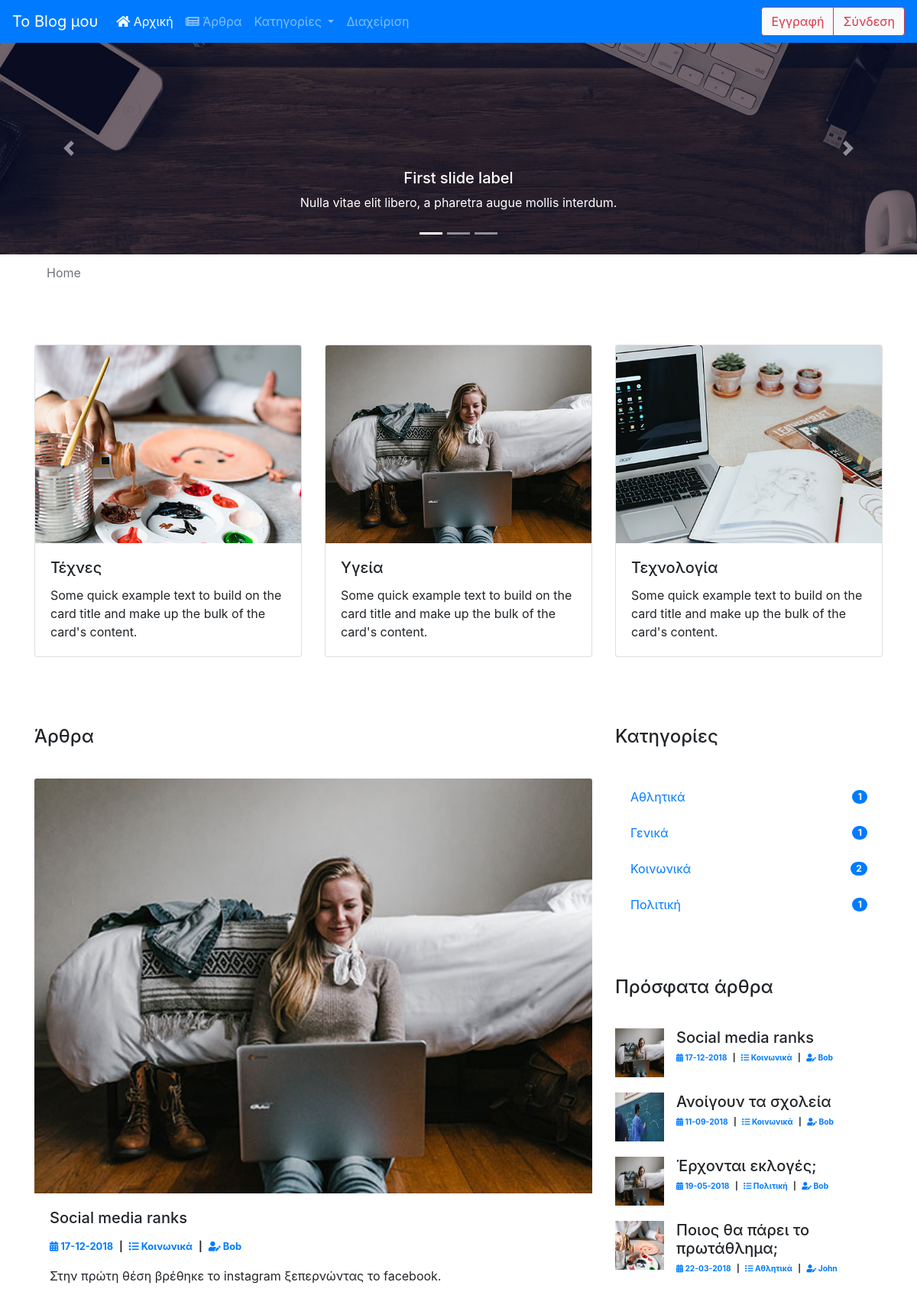
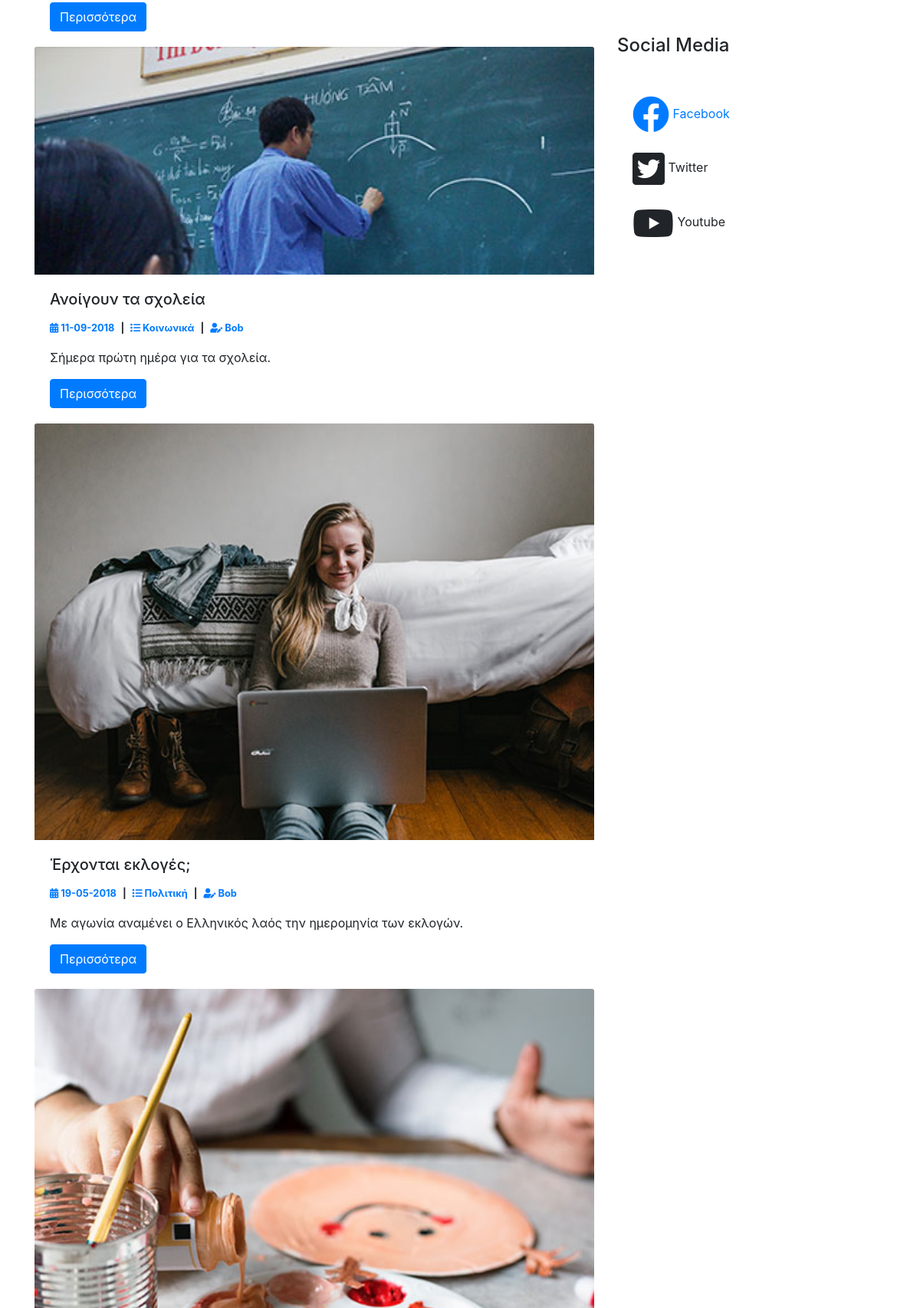
The page / (upper part) on the database its author committed (2 pictures, top to bottom).
### tables this page shows
CREATE TABLE `articles` (
  `article_id` int(10) NOT NULL,
  `title` varchar(255) NOT NULL,
  `content` text NOT NULL,
  `image` varchar(255) NOT NULL DEFAULT 'eikona.jpg',
  `created_date` date NOT NULL,
  `owner_id` int(10) NOT NULL,
  `cat_id` int(10) NOT NULL,
  `published` char(1) NOT NULL DEFAULT '0'
);

CREATE TABLE `categories` (
  `category_id` int(10) NOT NULL,
  `cat_name` char(50) NOT NULL
);

CREATE TABLE `users` (
  `user_id` int(10) NOT NULL,
  `username` varchar(25) NOT NULL,
  `password` varchar(25) NOT NULL,
  `email` varchar(100) NOT NULL,
  `role` char(20) NOT NULL DEFAULT 'registered',
  `created_date` date NOT NULL
);

### articles-home.php (the view, shortened to what this page needs)
<div class="container top-space">
  <div class="row">
    <div class="col-md-8">
	<div class="bottom-space-40">
		<h4>Άρθρα</h4>
	</div>
<?php
$sql="SELECT articles.*, categories.cat_name, users.username FROM articles INNER JOIN categories ON articles.cat_id=categories.category_id INNER JOIN users ON articles.owner_id=users.user_id WHERE published=1 ORDER BY created_date DESC";
$stmt=$conn->prepare($sql);
$stmt->execute();
while($row=$stmt->fetch(PDO::FETCH_ASSOC))
{
	$id=$row["article_id"];
	$image=$row["image"];
	$title=$row["title"];
	$category=$row["cat_name"];
	$date=$row["created_date"];
	$author=$row["username"];
	$content=$row["content"];
	$newdate=explode("-",$date);
	$newdate=$newdate[2]."-".$newdate[1]."-".$newdate[0];
?>
      <div class="card no-border">
		  <img src="images/<?php echo $image ?>" class="card-img-top" alt="...">
		  <div class="card-body">
			<h5 class="card-title"><?php echo $title ?></h5>
			<div class="blog-details">
				<ul>
					<li>
					<a href="articles.php?date=<?php echo $date ?>"><i class="fas fa-calendar-alt"></i> <?php echo $newdate ?></a></li>
					<li><a href="articles.php?category=<?php echo $category ?>"><i class="fas fa-list"></i> <?php echo $category ?></a></li>
					<li><a href="articles.php?author=<?php echo $author ?>"><i class="fas fa-user-edit"></i> <?php echo $author ?></a></li>
				</ul>
			</div>
			<p class="card-text"><?php echo $content ?></p>
			<a href="article.php?id=<?php echo $id ?>" class="btn btn-primary">Περισσότερα</a>
		  </div>
		</div>
<?php
}
?>
	   </div>

### right-bar.php (shortened to what this page needs)
    <div class="col-md-4">
		<div class="bottom-space-40">
			<h4>Κατηγορίες</h4>
		</div>
		<div class="card no-border">
		  <ul class="list-group">
<?php
$sql="SELECT categories.cat_name, COUNT(article_id)AS total FROM articles INNER JOIN categories ON articles.cat_id=categories.category_id WHERE published=1 GROUP BY cat_id ORDER BY cat_name ASC";
$stmt=$conn->prepare($sql);
$stmt->execute();
while($row=$stmt->fetch(PDO::FETCH_ASSOC))
{
	$category=$row["cat_name"];
	$total=$row["total"];
?>
		  <li class="list-group-item d-flex justify-content-between align-items-center no-border">
		  <a href="articles.php?category=<?php echo $category ?>">
			<?php echo $category; ?></a>
			<span class="badge badge-primary badge-pill"><?php echo $total; ?></span>
		  </li>
<?php
}
?>
		</ul>
		</div>
		<div class="bottom-space-40 top-space">
			<h4>Πρόσφατα άρθρα</h4>
		</div>
			<ul class="list-unstyled">
<?php
$sql="SELECT articles.*, categories.cat_name, users.username FROM articles INNER JOIN categories ON articles.cat_id=categories.category_id INNER JOIN users ON articles.owner_id=users.user_id WHERE published=1 ORDER BY created_date DESC LIMIT 4";
$stmt=$conn->prepare($sql);
$stmt->execute();
while($row=$stmt->fetch(PDO::FETCH_ASSOC))
{
	$image=$row["image"];
	$title=$row["title"];
	$category=$row["cat_name"];
	$date=$row["created_date"];
	$author=$row["username"];
	$newdate=explode("-",$date);
	$newdate=$newdate[2]."-".$newdate[1]."-".$newdate[0];
?>
			  <li class="media top-space-20">
				<img src="images/<?php echo $image ?>" class="mr-3 sm-img" alt="...">
				<div class="media-body">
				  <h5 class="mt-0 mb-1"><?php echo $title ?></h5>
				  <div class="blog-details sm">
				<ul>
					<li>
					<a href="articles.php?date=<?php echo $date ?>"><i class="fas fa-calendar-alt"></i> <?php echo $newdate ?></a></li>
					<li><a href="articles.php?category=<?php echo $category ?>"><i class="fas fa-list"></i> <?php echo $category ?></a></li>
					<li><a href="articles.php?author=<?php echo $author ?>"><i class="fas fa-user-edit"></i> <?php echo $author ?></a></li>
				</ul>
			</div>
				</div>
			  </li>
<?php
}
?>
			</ul>
		<div class="bottom-space-40 top-space">
			<h4>Social Media</h4>
		</div>
		<ul class="list-group">
		  <li class="list-group-item no-border"><a href="#"><i class="fab fa-facebook fa-3x align-middle"></i> Facebook</a></li>
		  <li class="list-group-item no-border"><i class="fab fa-twitter-square fa-3x align-middle"></i> Twitter</li>
		  <li class="list-group-item no-border"><i class="fab fa-youtube fa-3x align-middle"></i> Youtube</li>
		</ul>
	</div>
  </div>
</div>

### style.css (style rules this page uses)
.top-space { margin-top:70px; }
.top-space-20 { margin-top:20px; }
.bottom-space-40 { margin-bottom:40px; }
.blog-details li { display:inline; font-weight:bold; font-size:0.8em; }
.blog-details li:after { content:" | "; padding-left:5px; padding-right:5px; }
.blog-details li:last-child:after { content: none; }
.blog-details ul { padding-inline-start: 0px; }
.no-border { border:0px !important; }
.sm-img { width:64px; height:64px; }
.sm { font-size:0.8rem; }

### rows shown on the page
articles: image (picture), title "Social media ranks", created_date "17-12-2018", cat.cat_name "Κοινωνικά", owner.username "Bob", content "Στην πρώτη θέση βρέθηκε το instagram ξεπερνώντας το facebook."
articles: image (picture), title "Ανοίγουν τα σχολεία", created_date "11-09-2018", cat.cat_name "Κοινωνικά", owner.username "Bob", content "Σήμερα πρώτη ημέρα για τα σχολεία."
articles: image (picture), title "Έρχονται εκλογές;", created_date "19-05-2018", cat.cat_name "Πολιτική", owner.username "Bob", content "Με αγωνία αναμένει ο Ελληνικός λαός την ημερομηνία των εκλογών."
articles: image (picture), title "Ποιος θα πάρει το πρωτάθλημα;", created_date "22-03-2018", cat.cat_name "Αθλητικά", owner.username "John"

### other values the page prints
$category "Αθλητικά"
$total "1"
$category "Γενικά"
$category "Κοινωνικά"
$total "2"
$category "Πολιτική"
